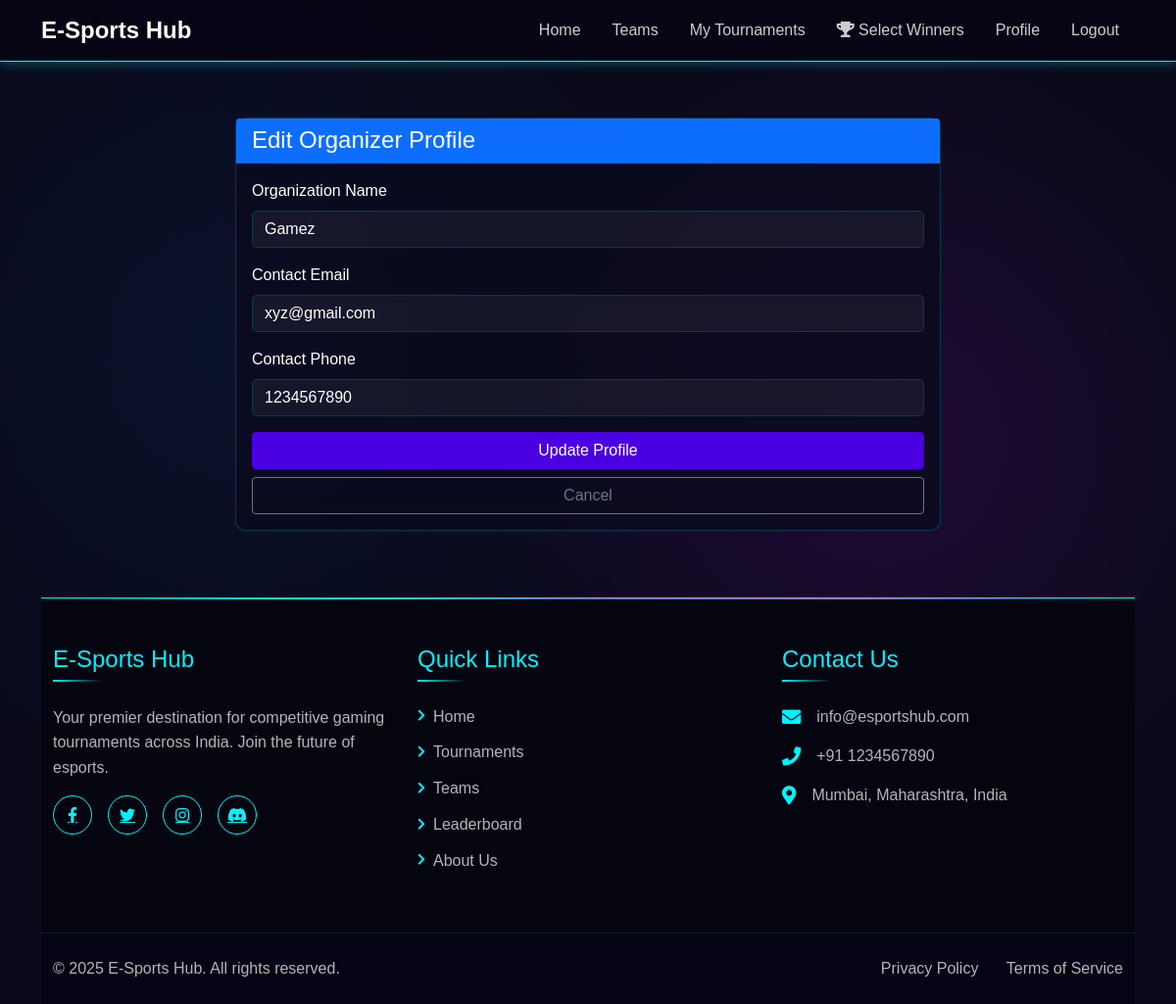
/edit_organizer_profile.php (signed in), run on the app's committed database.
### tables this page shows
CREATE TABLE `organizer_profiles` (
  `organizer_id` int(11) NOT NULL,
  `user_id` int(11) DEFAULT NULL,
  `organization_name` varchar(150) DEFAULT NULL,
  `contact_number` varchar(20) DEFAULT NULL,
  `contact_email` varchar(255) DEFAULT NULL,
  `contact_phone` varchar(20) DEFAULT NULL
);

### edit_organizer_profile.php (the view, shortened to what this page needs)
<?php
include 'includes/db_connection.php';
include 'includes/header.php';
$user_id = $_SESSION['user_id'];
$sql = "SELECT * FROM organizer_profiles WHERE user_id = ?";
$stmt = $conn->prepare($sql);
$stmt->bind_param("i", $user_id);
$stmt->execute();
$profile = $stmt->get_result()->fetch_assoc();
?>
<div class="container my-5">
    <div class="row justify-content-center">
        <div class="col-md-8">
            <div class="card">
                <div class="card-header bg-primary text-white">
                    <h4 class="mb-0">Edit Organizer Profile</h4>
                </div>
                <div class="card-body">
                    <form method="POST" action="">
                        <div class="mb-3">
                            <label for="organization_name" class="form-label">Organization Name</label>
                            <input type="text" class="form-control" id="organization_name" name="organization_name"
                                   value="<?php echo htmlspecialchars($profile['organization_name']); ?>" required>
                        </div>
                        <div class="mb-3">
                            <label for="contact_email" class="form-label">Contact Email</label>
                            <input type="email" class="form-control" id="contact_email" name="contact_email"
                                   value="<?php echo htmlspecialchars($profile['contact_email']); ?>" required>
                        </div>
                        <div class="mb-3">
                            <label for="contact_phone" class="form-label">Contact Phone</label>
                            <input type="tel" class="form-control" id="contact_phone" name="contact_phone"
                                   value="<?php echo htmlspecialchars($profile['contact_phone']); ?>" required>
                        </div>
                        <div class="d-grid gap-2">
                            <button type="submit" class="btn btn-primary">Update Profile</button>
                            <a href="organizer_dashboard.php" class="btn btn-outline-secondary">Cancel</a>
                        </div>
                    </form>
                </div>
            </div>
        </div>
    </div>
</div>
<?php include 'includes/footer.php'; ?>

### css/style.css (style rules this page uses)
.card { transition: transform 0.3s ease, box-shadow 0.3s ease; }
.btn-primary { background-color: #4a00e0; border-color: #4a00e0; }

### includes/header.php (style rules this page uses)
:root { --neon-blue: #00f3ff; --neon-pink: #ff00ff; --neon-purple: #bf00ff; --dark-bg: #0a0a1a; --darker-bg: #050510; --card-bg: rgba(10, 10, 30, 0.8); --primary-color: #4a00e0; --primary-hover: #3a00b0; }
* { margin: 0; padding: 0; box-sizing: border-box; }
body { font-family: 'Orbitron', sans-serif; background-color: var(--dark-bg); color: white; overflow-x: hidden; background-image: radial-gradient(circle at 20% 35%, rgba(10, 40, 95, 0.25) 0%, transparent 40%), radial-gradient(circle at 75% 44%, rgba(95, 10, 135, 0.25) 0%, transparent 40%); }
.card { transition: transform 0.3s ease, box-shadow 0.3s ease; background-color: var(--card-bg); border: 1px solid rgba(0, 243, 255, 0.2); border-radius: 10px; margin-bottom: 20px; }
.form-control { background-color: rgba(255, 255, 255, 0.05); border: 1px solid rgba(0, 243, 255, 0.2); color: white; border-radius: 5px; }

### data on the page
organizer_profiles: organization_name "Gamez", contact_email "xyz@gmail.com", contact_phone "1234567890"
